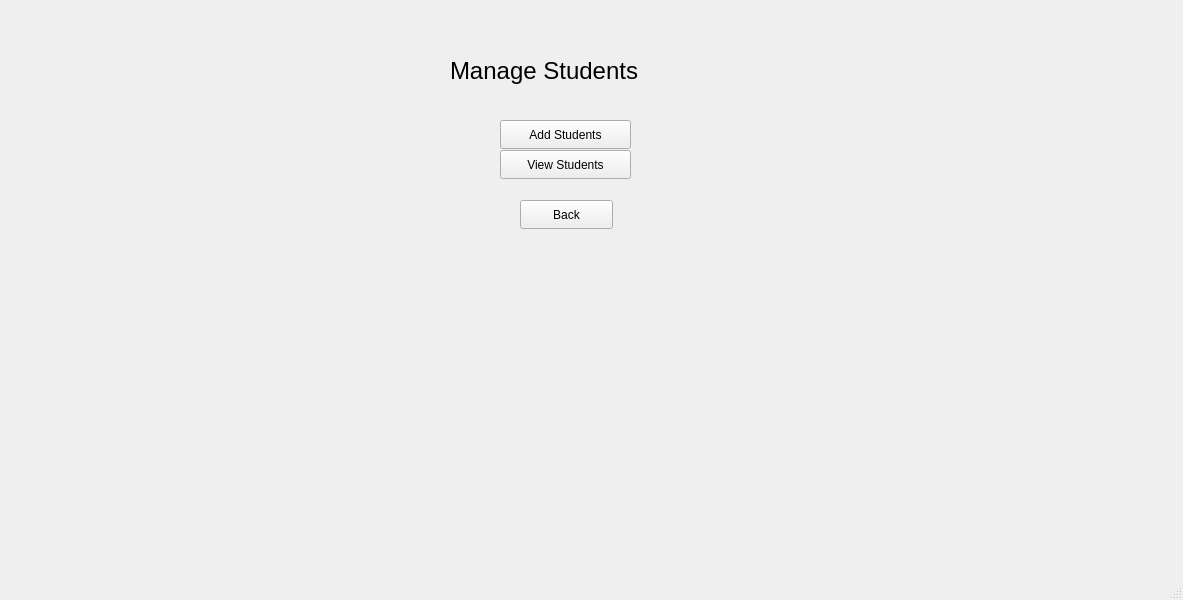
<?xml version="1.0" encoding="UTF-8"?>
<ui version="4.0">
 <class>StudentWindow</class>
 <widget class="QMainWindow" name="StudentWindow">
  <property name="geometry">
   <rect>
    <x>0</x>
    <y>0</y>
    <width>1183</width>
    <height>600</height>
   </rect>
  </property>
  <property name="windowTitle">
   <string>MainWindow</string>
  </property>
  <widget class="QWidget" name="centralwidget">
   <widget class="QLabel" name="label">
    <property name="geometry">
     <rect>
      <x>450</x>
      <y>50</y>
      <width>251</width>
      <height>41</height>
     </rect>
    </property>
    <property name="font">
     <font>
      <pointsize>18</pointsize>
     </font>
    </property>
    <property name="text">
     <string>Manage Students</string>
    </property>
   </widget>
   <widget class="QPushButton" name="addStudentButton">
    <property name="geometry">
     <rect>
      <x>500</x>
      <y>120</y>
      <width>131</width>
      <height>29</height>
     </rect>
    </property>
    <property name="text">
     <string>Add Students</string>
    </property>
   </widget>
   <widget class="QPushButton" name="viewStudentsButton">
    <property name="geometry">
     <rect>
      <x>500</x>
      <y>150</y>
      <width>131</width>
      <height>29</height>
     </rect>
    </property>
    <property name="text">
     <string>View Students</string>
    </property>
   </widget>
   <widget class="QPushButton" name="backButton">
    <property name="geometry">
     <rect>
      <x>520</x>
      <y>200</y>
      <width>93</width>
      <height>29</height>
     </rect>
    </property>
    <property name="text">
     <string>Back</string>
    </property>
   </widget>
  </widget>
  <widget class="QMenuBar" name="menubar">
   <property name="geometry">
    <rect>
     <x>0</x>
     <y>0</y>
     <width>1183</width>
     <height>26</height>
    </rect>
   </property>
  </widget>
  <widget class="QStatusBar" name="statusbar"/>
 </widget>
 <resources/>
 <connections/>
</ui>
